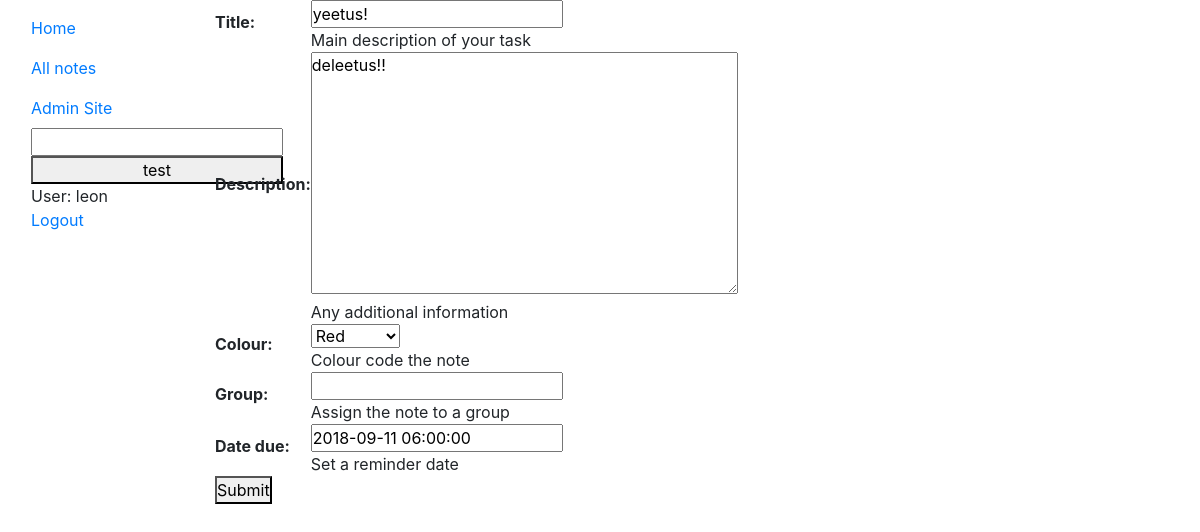
The app's page /note/1 (signed in), older data.
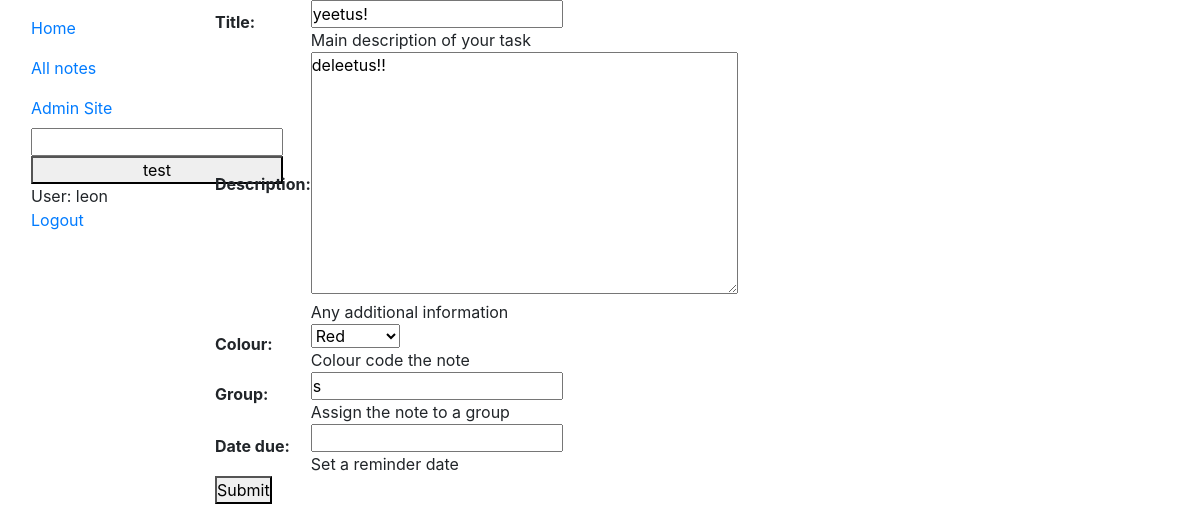
The same page, newer data.
### notesApp/models.py (models this page shows, shortened)
class Note(models.Model):
    colourChoices = (
        ('blue', 'Blue'),
        ('red', 'Red'),
        ('green', 'Green'),
        ('yellow', 'Yellow'),
    )
    owner = models.ForeignKey(User, on_delete=models.CASCADE)
    title = models.CharField(
        max_length=50, help_text="Main description of your task")
    description = models.TextField(
        blank=True, null=True, help_text="Any additional information")
    colour = models.CharField(blank=True, null=True,
                              max_length=50, choices=colourChoices, help_text="Colour code the note")
    group = models.CharField(
        blank=True, null=True, max_length=50, help_text="Assign the note to a group")
    dateCreated = models.DateTimeField(
        auto_now_add=True, verbose_name='date created')
    dateDue = models.DateTimeField(
        blank=True, null=True, help_text="Set a reminder date", verbose_name='date due')
    class Meta:
        ordering = ["dateCreated"]

### notesApp/views.py (the view)
# urls.py: path('note/<int:pk>', views.EditNote, name='editNote'),
@login_required
def EditNote(request, pk):
    note = get_object_or_404(Note, pk=pk)
    if note.owner != request.user:
        raise Http404("You can only edit your own notes.")
    if request.method == 'POST':
        form = NoteForm(request.POST, instance=note)
        if form.is_valid():
            form.save()
            return redirect('notes')
    else:
        form = NoteForm(instance=note)
    return render(request, 'notesApp/noteForm.html', {'form': form })

### notesApp/forms.py
class NoteForm(forms.ModelForm):
    class Meta:
        model = Note
        exclude = ['owner']

### templates/notesApp/noteForm.html (shortened to what this page needs)
{% extends "base.html" %}
{% block content %}
  <form action="" method="POST">
    <table>
      {{ form }}
    </table>
    <button type="submit">Submit</button>
  </form>
{% endblock %}

Row changes from the older to the newer data that the page shows:
changed Note "yeetus!": group (not shown) → "s"; dateDue "2018-09-11 06:00:00" → (not shown)
